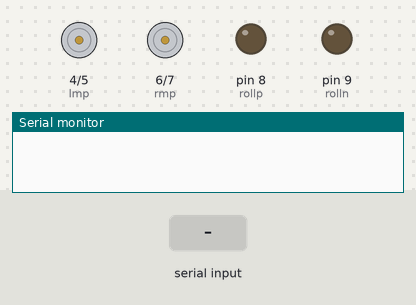
The sketch below on a simulated Arduino Uno, built with avr-gcc and run on an emulated ATmega328P. On the bench: motor-driver pin pairs drawn as motors (green arrow = first pin HIGH = forward, orange = second pin HIGH = backward, longer = more drive), output pins drawn as LEDs (lit = HIGH), the last lines printed to the serial monitor. The inputs (shaded band) are chosen by the test bench.

Above: at 1.2 s.
1.3 s: "90,45\n" received over Serial
At 2.1 s:
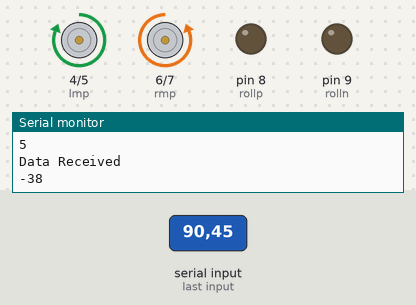
2.8 s: "2\n" received over Serial
At 4.0 s:
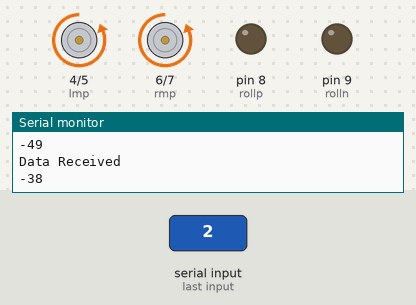
4.3 s: "3\n" received over Serial
At 5.2 s:
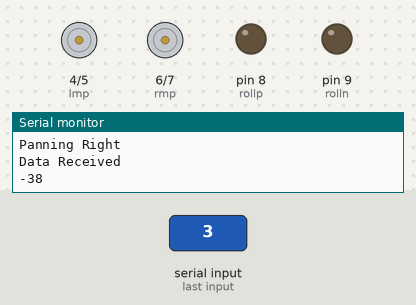
Timing chart, 0 to 7.3 s (numbered marks = the images above; inputs shaded):
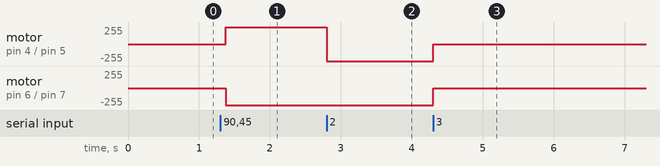

The sketch:

BT_Bogie.ino
```cpp
#include<Servo.h>

#define lmp 4 //White
#define lmn 5 //Black
#define rmp 6 //Blue
#define rmn 7 //Red
#define Servopin 11 //header
#define rollp 8 //Pan motor
#define rolln 9
#define RF 12
#define BT_State 13
#define t 250 // delay in loops

Servo pitch;

int State = 0; //Bluetooth state
int data = 0;  //Bluetooth Data

//Global variables
int Tilt_angle =30;
int Min_tilt = 10;
int Max_tilt = 60;

void setup() {
  // put your setup code here, to run once:
Serial.begin(9600);

  //Motors
  pinMode(lmn,OUTPUT);
  pinMode(lmp,OUTPUT);
  pinMode(rmn,OUTPUT);
  pinMode(rmp,OUTPUT);

  pinMode(rollp,OUTPUT);
  pinMode(rolln,OUTPUT);

  pinMode(RF,INPUT);
  pinMode(BT_State,INPUT);
}

void loop() {
  // put your main code here, to run repeatedly:
  if(Serial.available())
  {

     data = Serial.read();
     data = data - 48; //Converts ASCII to Number
     Serial.println("Data Received");
     Serial.println(data);

    if(data == 1)
    {
      panleft();
      Serial.println("Panning Left");
      data = Serial.read();
     data = data - 48; //Converts ASCII to Number
     Serial.println("Data Received");
     Serial.println(data);
     data = 0;
    }
    if(data == 3)
    {
      panright();
      Serial.println("Panning Right");
      data = Serial.read();
     data = data - 48; //Converts ASCII to Number
     Serial.println("Data Received");
     Serial.println(data);
     data = 0;
    }

    if(data == 7)
    {
      tiltdown();
      Serial.println("Tilting Down");
      Serial.println("Panning Right");
      data = Serial.read();
     data = data - 48; //Converts ASCII to Number
     Serial.println("Data Received");
     Serial.println(data);
     data = 0;
    }

    if(data == 9)
    {
      tiltup();
      Serial.println("Tilting Up");
      Serial.println("Panning Right");

      data = Serial.read();
     data = data - 48; //Converts ASCII to Number
     Serial.println("Data Received");
     Serial.println(data);
     data = 0;
    }

    if(data == 2){
    forward();
    Serial.println("Forward");

    Serial.println("Panning Right");
      data = Serial.read();
     data = data - 48; //Converts ASCII to Number
     Serial.println("Data Received");
     Serial.println(data);
     data = 0;

    }

   else if(data == 4){
    left();
    Serial.println("Left");

    Serial.println("Panning Right");
      data = Serial.read();
     data = data - 48; //Converts ASCII to Number
     Serial.println("Data Received");
     Serial.println(data);
     data = 0;


    }

    else if(data == 6){
    right();
    Serial.println("Right");

    Serial.println("Panning Right");
      data = Serial.read();
     data = data - 48; //Converts ASCII to Number
     Serial.println("Data Received");
     Serial.println(data);
     data = 0;


    }

    else if(data == 8){
    backward();
    Serial.println("backward");

    Serial.println("Panning Right");
      data = Serial.read();
     data = data - 48; //Converts ASCII to Number
     Serial.println("Data Received");
     Serial.println(data);
     data = 0;


    }

    else if(data == 0){
   stops();
   stoppan();
   Serial.println("Stopped");

   Serial.println("Panning Right");
      data = Serial.read();
     data = data - 48; //Converts ASCII to Number
     Serial.println("Data Received");
     Serial.println(data);
     data = 0;


    }

//else
//stops();

//data = 0;
  //  stops();
    //stoppan();
   // delay(25);
    //Serial.println("Halted");

   }


 }


// Funtion Definitions

void forward()
{
  digitalWrite(rmn,HIGH);
  digitalWrite(rmp,LOW);
  digitalWrite(lmn,HIGH);
  digitalWrite(lmp,LOW);
}

void backward()
{
  digitalWrite(rmn,LOW);
  digitalWrite(rmp,HIGH);
  digitalWrite(lmn,LOW);
  digitalWrite(lmp,HIGH);
}

void sharpleft()
{
  digitalWrite(rmn,LOW);
  digitalWrite(rmp,HIGH);
  digitalWrite(lmn,HIGH);
  digitalWrite(lmp,LOW);
}

void sharpright()
{
  digitalWrite(rmn,HIGH);
  digitalWrite(rmp,LOW);
  digitalWrite(lmn,LOW);
  digitalWrite(lmp,HIGH);
}

void left()
{
  digitalWrite(rmn,HIGH);
  digitalWrite(rmp,LOW);
  digitalWrite(lmn,LOW);
  digitalWrite(lmp,HIGH);
}

void right()
{
  digitalWrite(rmn,LOW);
  digitalWrite(rmp,HIGH);
  digitalWrite(lmn,HIGH);
  digitalWrite(lmp,LOW);
}

void stops()
{
  digitalWrite(rmn,LOW);
  digitalWrite(rmp,LOW);
  digitalWrite(lmn,LOW);
  digitalWrite(lmp,LOW);
}


void panleft()
{
  digitalWrite(rollp,HIGH);
  digitalWrite(rolln,LOW);
}

void panright()
{
  digitalWrite(rollp,LOW);
  digitalWrite(rolln,HIGH);
}

void stoppan()
{
  digitalWrite(rollp,LOW);
  digitalWrite(rolln,LOW);
}

void tiltdown()
{
 Tilt_angle = Tilt_angle - 1;
 Serial.println("Tilt decreased");
 if(Tilt_angle < Min_tilt)
 {
 Tilt_angle = Min_tilt;

 Serial.println("Min tilt");
 }
 pitch.write(Tilt_angle);

 delay(10);

}

void tiltup()
{
 Tilt_angle = Tilt_angle + 1;
 Serial.println("Tilt Increased");
 if(Tilt_angle > Max_tilt)
 {
 Tilt_angle = Max_tilt;

 Serial.println("Max tilt");
 }
 pitch.write(Tilt_angle);

 delay(10);
}


void blinks()
{
digitalWrite(13,HIGH);
delay(250);
digitalWrite(13,LOW);
delay(250);

}

void halt()
{
  stops();
  stoppan();
  Serial.println(" ALL ACTIONS ARE HALTED      PRESS ANY KEY TO CONTINUE ");
}
```

Measured:
- after the input at 1.3 s, motor on pin 4 (lmp) / pin 5 (lmn): stopped → forward 255/255 after 0.08 s; motor on pin 6 (rmp) / pin 7 (rmn): stopped → backward 255/255 after 0.08 s
- after the input at 2.8 s, motor on pin 4 (lmp) / pin 5 (lmn): forward 255/255 → backward 255/255 at once
- after the input at 4.3 s, motor on pin 4 (lmp) / pin 5 (lmn), motor on pin 6 (rmp) / pin 7 (rmn): backward 255/255 → stopped at once
